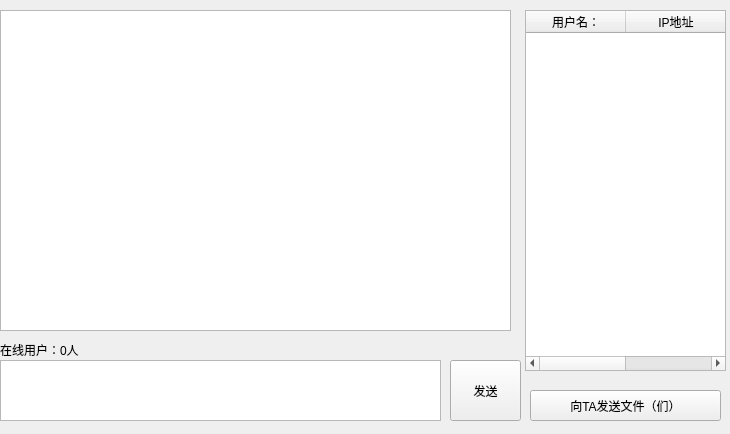
<?xml version="1.0" encoding="UTF-8"?>
<ui version="4.0">
 <class>Form</class>
 <widget class="QWidget" name="Form">
  <property name="geometry">
   <rect>
    <x>0</x>
    <y>0</y>
    <width>730</width>
    <height>434</height>
   </rect>
  </property>
  <property name="windowTitle">
   <string>Form</string>
  </property>
  <widget class="QTextBrowser" name="msgBrowser">
   <property name="geometry">
    <rect>
     <x>0</x>
     <y>10</y>
     <width>511</width>
     <height>321</height>
    </rect>
   </property>
   <property name="statusTip">
    <string/>
   </property>
   <property name="whatsThis">
    <string/>
   </property>
   <property name="documentTitle">
    <string/>
   </property>
  </widget>
  <widget class="QTextEdit" name="msgTxtEdit">
   <property name="geometry">
    <rect>
     <x>0</x>
     <y>360</y>
     <width>441</width>
     <height>61</height>
    </rect>
   </property>
   <property name="toolTip">
    <string>在这里输入您要发送的信息</string>
   </property>
  </widget>
  <widget class="QTableWidget" name="usrTblWidget">
   <property name="geometry">
    <rect>
     <x>525</x>
     <y>10</y>
     <width>201</width>
     <height>361</height>
    </rect>
   </property>
   <property name="selectionMode">
    <enum>QAbstractItemView::SingleSelection</enum>
   </property>
   <property name="selectionBehavior">
    <enum>QAbstractItemView::SelectRows</enum>
   </property>
   <property name="showGrid">
    <bool>false</bool>
   </property>
   <column>
    <property name="text">
     <string>用户名：</string>
    </property>
   </column>
   <column>
    <property name="text">
     <string>IP地址</string>
    </property>
   </column>
  </widget>
  <widget class="QPushButton" name="sendBtn">
   <property name="geometry">
    <rect>
     <x>450</x>
     <y>360</y>
     <width>71</width>
     <height>61</height>
    </rect>
   </property>
   <property name="cursor">
    <cursorShape>PointingHandCursor</cursorShape>
   </property>
   <property name="toolTip">
    <string>按下Ctrl+Enter发送信息</string>
   </property>
   <property name="whatsThis">
    <string/>
   </property>
   <property name="text">
    <string>发送</string>
   </property>
  </widget>
  <widget class="QLabel" name="usrNumLbl">
   <property name="geometry">
    <rect>
     <x>0</x>
     <y>340</y>
     <width>461</width>
     <height>20</height>
    </rect>
   </property>
   <property name="text">
    <string>在线用户：0人</string>
   </property>
  </widget>
  <widget class="QToolButton" name="sendTBtn">
   <property name="geometry">
    <rect>
     <x>530</x>
     <y>390</y>
     <width>191</width>
     <height>31</height>
    </rect>
   </property>
   <property name="toolTip">
    <string>发送1个或若干个文件</string>
   </property>
   <property name="text">
    <string>向TA发送文件（们）</string>
   </property>
  </widget>
 </widget>
 <resources/>
 <connections/>
</ui>
